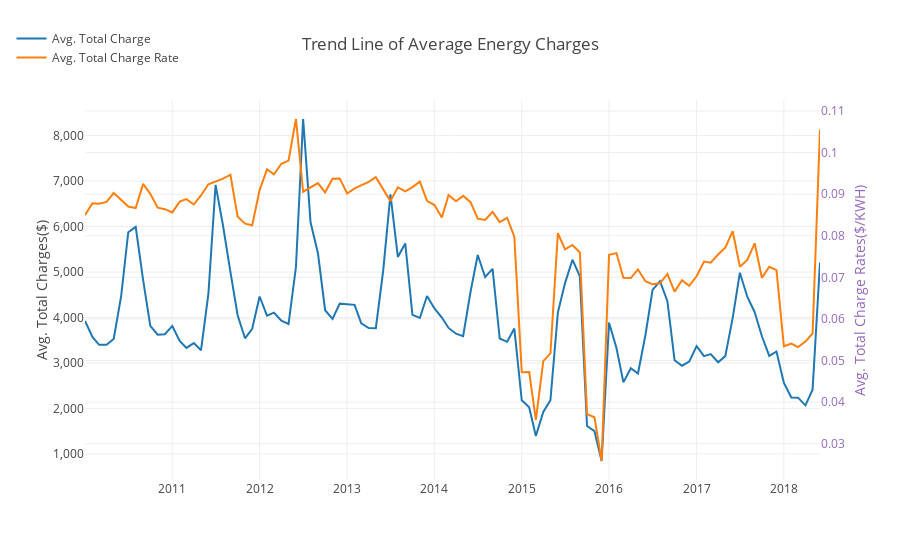

Write notebook code for a chart like this one.
### Markdown cell above
#### Trend Line of Average Energy Charges

### Code cell
# Create a trace

# Create traces
trace1 = go.Scatter(
    x = temp.Revenue_Month,
    y = temp.Total_Charges,
#     mode = 'lines',
    name = 'Avg. Total Charge'
)
trace2 = go.Scatter(
    x = temp.Revenue_Month,
    y = temp.Total_Energy_Rate,
#     mode = 'lines+markers',
    name = 'Avg. Total Charge Rate', 
    yaxis='y2'
)

data = [trace1, trace2]

layout = go.Layout(
    title='Trend Line of Average Energy Charges',
    yaxis=dict(
        title='Avg. Total Charges($)',
        tickformat=","
    ),
    yaxis2=dict(
        title='Avg. Total Charge Rates($/KWH)',
        titlefont=dict(
            color='rgb(148, 103, 189)'
        ),
        tickfont=dict(
            color='rgb(148, 103, 189)'
        ),
#         tickformat=".2%",
        overlaying='y',
        side='right'
    ),
    legend=dict(x=-.1, y=1.2)
)
fig = go.Figure(data=data, layout=layout)
iplot(fig)
